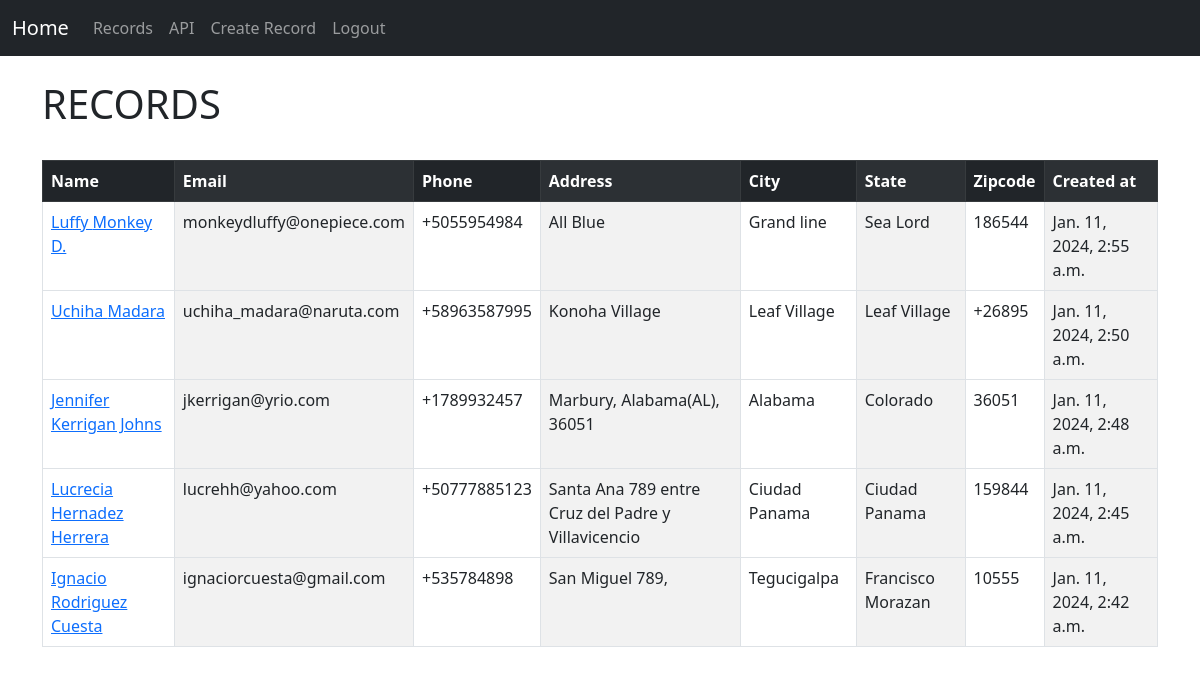
The app's page /records/ (signed in), older data.
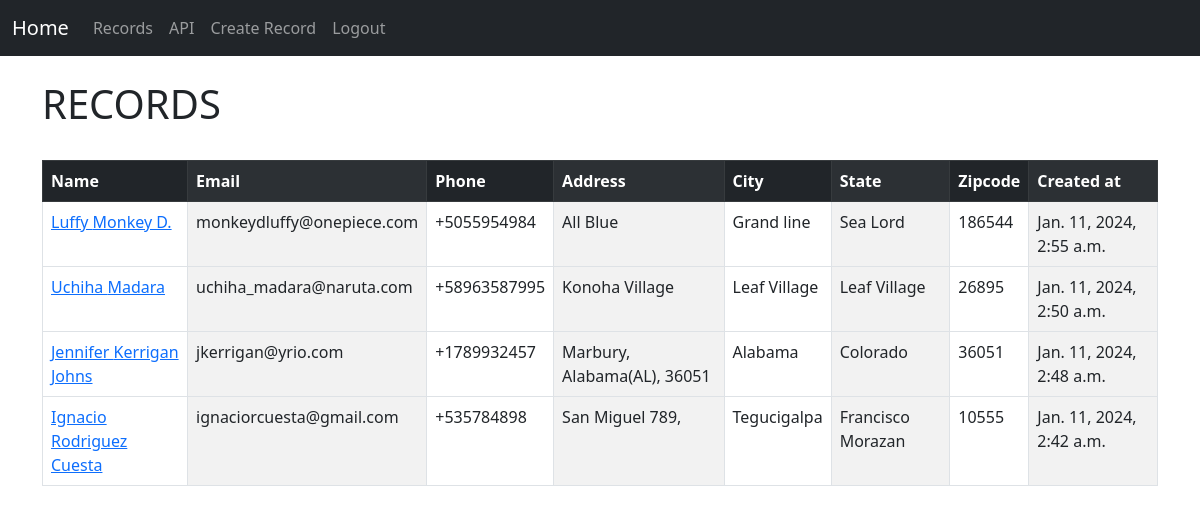
The same page, newer data.
### crm/models.py (models this page shows, shortened)
class Record(models.Model):
	created_at = models.DateTimeField(auto_now_add=True)
	first_name = models.CharField(max_length=50)
	last_name =  models.CharField(max_length=50)
	email =  models.CharField(max_length=100)
	phone = models.CharField(max_length=15)
	address =  models.CharField(max_length=100)
	city =  models.CharField(max_length=50)
	state =  models.CharField(max_length=50)
	zipcode =  models.CharField(max_length=20)

### crm/views.py (the view)
# urls.py: path('records/', views.records, name='records'),
def records(request):
	if request.user.is_authenticated:
		records = Record.objects.all().order_by('-created_at')
		context = {'records':records}
		return render(request, 'records.html', context)
	else:
		messages.error(request, 'You Must Be Authenticated To Access Here!...')
		return redirect('saludo')

### crm/templates/records.html (shortened to what this page needs)
{% extends 'base.html' %}
{% block content %}
<div >
		{%  if user.is_authenticated  %}
		<h1>RECORDS</h1>
			<br>
				<table class="table table-striped-columns table-hover table-bordered">
				  <thead class="table-dark">
				    <tr>
				      <th scope="col">Name</th>
				      <th scope="col">Email</th>
				      <th scope="col">Phone</th>
				      <th scope="col">Address</th>
				      <th scope="col">City</th>
				      <th scope="col">State</th>
				      <th scope="col">Zipcode</th>
				      <th scope="col">Created at</th>
				    </tr>
				  </thead>
				  <tbody>
    				{% if records %}
    					{% for record in records %}
						<tr>
					      <td><a href="{% url 'record' record.id %}">{{record.first_name}}  {{record.last_name}} </a></td>
					      <td>{{record.email}}</td>
					      <td>{{record.phone}}</td>
					      <td>{{record.address}}</td>
					      <td>{{record.city}}</td>
					      <td>{{record.state}}</td>
					      <td>{{record.zipcode}}</td>
					      <td>{{record.created_at}}</td>
					    </tr>
					    {% endfor %}
					{% endif %}
				  </tbody>
				</table>
					<br>
		{% endif %}
	</div>
{% endblock %}

Row changes from the older to the newer data that the page shows:
removed Record: first_name "Lucrecia", last_name "Hernadez Herrera", email "lucrehh@yahoo.com", phone "+50777885123", address "Santa Ana 789 entre Cruz del Padre y Villavicencio", city "Ciudad Panama", state "Ciudad Panama", zipcode "159844", created_at "Jan. 11, 2024, 2:45 a.m."
changed Record "Uchiha": zipcode "+26895" → "26895"
